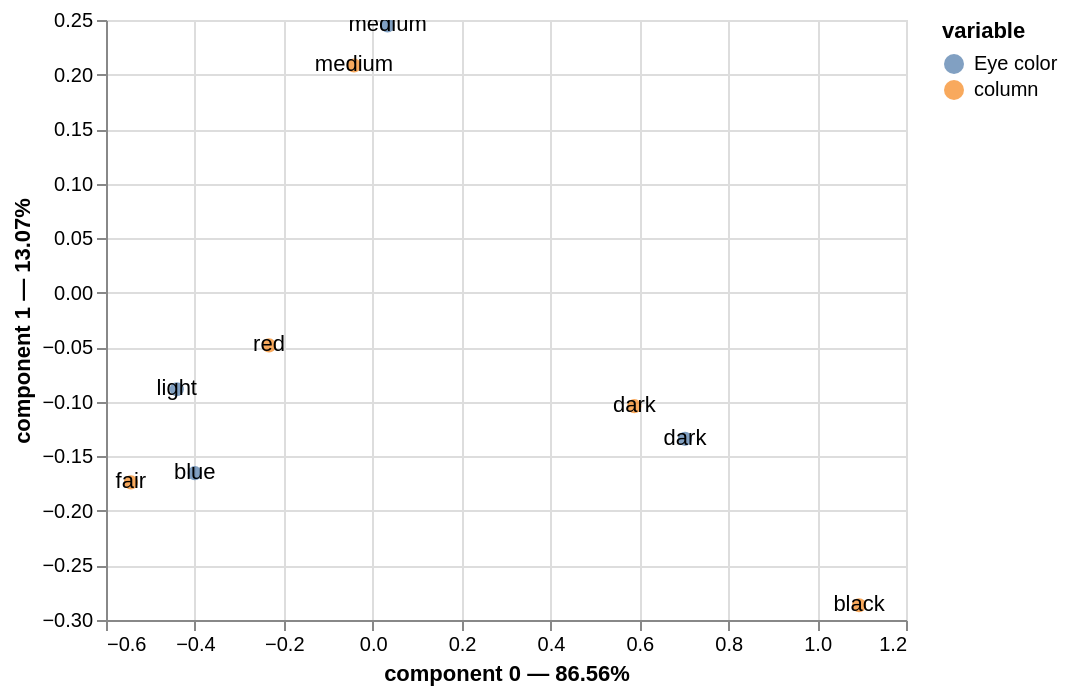

Source (notebook cell):
### Code cell
# Plot the correspondence analysis results
ca.plot(
    df,
    x_component = 0,
    y_component = 1,
    show_row_markers = True,
    show_column_markers = True,
    show_row_labels = True,
    show_column_labels = True
)

### Figure 1 — Vega-Lite specification as saved in the notebook (floating-point values rounded to 4 significant figures)
{"config": {"view": {"continuousWidth": 400, "continuousHeight": 300}}, "layer": [{"data": {"name": "data-83cae42d866919806a14c69fe01b9f4a"}, "mark": {"type": "circle", "size": 50}, "encoding": {"color": {"field": "variable", "type": "nominal"}, "tooltip": [{"field": "variable", "type": "nominal"}, {"field": "value", "type": "nominal"}, {"field": "component 0", "type": "quantitative"}, {"field": "component 1", "type": "quantitative"}], "x": {"axis": {"title": "component 0 — 86.56%"}, "field": "component 0", "scale": {"zero": false}, "type": "quantitative"}, "y": {"axis": {"title": "component 1 — 13.07%"}, "field": "component 1", "scale": {"zero": false}, "type": "quantitative"}}, "selection": {"selector001": {"type": "interval", "bind": "scales", "encodings": ["x", "y"]}}}, {"data": {"name": "data-83cae42d866919806a14c69fe01b9f4a"}, "mark": "text", "encoding": {"text": {"field": "label", "type": "nominal"}, "x": {"axis": {"title": "component 0 — 86.56%"}, "field": "component 0", "scale": {"zero": false}, "type": "quantitative"}, "y": {"axis": {"title": "component 1 — 13.07%"}, "field": "component 1", "scale": {"zero": false}, "type": "quantitative"}}}, {"data": {"name": "data-8769c63123a2a9a5018facb900bcb0fe"}, "mark": {"type": "circle", "size": 50}, "encoding": {"color": {"field": "variable", "type": "nominal"}, "tooltip": [{"field": "variable", "type": "nominal"}, {"field": "value", "type": "nominal"}, {"field": "component 0", "type": "quantitative"}, {"field": "component 1", "type": "quantitative"}], "x": {"axis": {"title": "component 0 — 86.56%"}, "field": "component 0", "scale": {"zero": false}, "type": "quantitative"}, "y": {"axis": {"title": "component 1 — 13.07%"}, "field": "component 1", "scale": {"zero": false}, "type": "quantitative"}}}, {"data": {"name": "data-8769c63123a2a9a5018facb900bcb0fe"}, "mark": "text", "encoding": {"text": {"field": "label", "type": "nominal"}, "x": {"axis": {"title": "component 0 — 86.56%"}, "field": "component 0", "scale": {"zero": false}, "type": "quantitative"}, "y": {"axis": {"title": "component 1 — 13.07%"}, "field": "component 1", "scale": {"zero": false}, "type": "quantitative"}}}], "$schema": "https://vega.github.io/schema/vega-lite/v4.17.0.json", "datasets": {"data-83cae42d866919806a14c69fe01b9f4a": [{"component 0": -0.4003, "component 1": -0.1654, "variable": "Eye color", "value": "blue", "label": "blue"}, {"component 0": -0.4407, "component 1": -0.08846, "variable": "Eye color", "value": "light", "label": "light"}, {"component 0": 0.03361, "component 1": 0.245, "variable": "Eye color", "value": "medium", "label": "medium"}, {"component 0": 0.7027, "component 1": -0.1339, "variable": "Eye color", "value": "dark", "label": "dark"}], "data-8769c63123a2a9a5018facb900bcb0fe": [{"component 0": -0.544, "component 1": -0.1738, "variable": "column", "value": "fair", "label": "fair"}, {"component 0": -0.2333, "component 1": -0.04828, "variable": "column", "value": "red", "label": "red"}, {"component 0": -0.04202, "component 1": 0.2083, "variable": "column", "value": "medium", "label": "medium"}, {"component 0": 0.5887, "component 1": -0.104, "variable": "column", "value": "dark", "label": "dark"}, {"component 0": 1.094, "component 1": -0.2864, "variable": "column", "value": "black", "label": "black"}]}}
